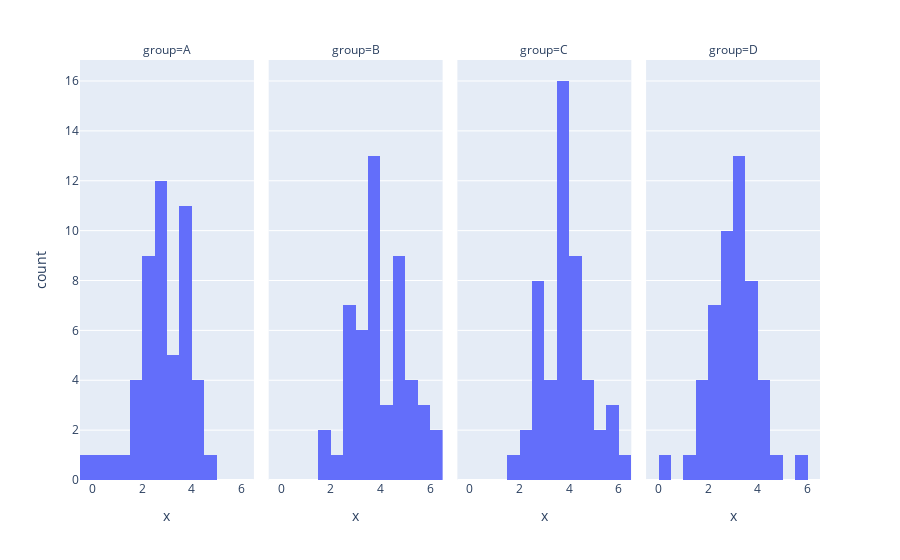

Notebook code for this chart:
### Code cell
# x histograms by group
plotly.offline.iplot(
    plotly.express.histogram(data1, x = "x", facet_col = "group")
)

### Figure 1 — Plotly figure (JSON) as saved in the notebook; plotly's stock layout.template omitted (floating-point values rounded to 4 significant figures)
{"data": [{"alignmentgroup": "True", "bingroup": "x", "hoverlabel": {"namelength": 0}, "hovertemplate": "group=A<br>x=%{x}<br>count=%{y}", "legendgroup": "", "marker": {"color": "#636efa"}, "name": "", "offsetgroup": "", "orientation": "v", "showlegend": false, "type": "histogram", "x": [3.704, 2.31, 2.856, 3.608, 1.491, 3.69, 2.753, 4.033, 0.3498, 3.909, 4.279, 2.525, 2.653, 3.65, 1.938, 3.491, 2.1, 2.341, 2.145, 4.199, 2.885, 3.766, 2.169, 3.796, 3.849, 2.415, 2.001, 4.198, 2.62, 2.937, 3.903, 0.5617, 2.938, 1.855, 3.745, 4.601, 2.506, 2.099, 3.292, 1.765, 2.062, 3.063, 3.145, 2.886, -0.2903, 1.824, 2.595, 3.359, 3.547, 2.94], "xaxis": "x", "yaxis": "y"}, {"alignmentgroup": "True", "bingroup": "x", "hoverlabel": {"namelength": 0}, "hovertemplate": "group=B<br>x=%{x}<br>count=%{y}", "legendgroup": "", "marker": {"color": "#636efa"}, "name": "", "offsetgroup": "", "orientation": "v", "showlegend": false, "type": "histogram", "x": [4.144, 1.636, 1.818, 3.592, 3.393, 3.795, 4.777, 3.87, 4.808, 2.777, 5.202, 4.908, 2.567, 3.538, 4.036, 3.66, 3.352, 5.971, 3.716, 2.594, 2.473, 2.812, 4.81, 3.585, 5.414, 3.924, 5.59, 2.923, 5.065, 4.731, 4.982, 6.038, 3.856, 2.882, 4.654, 5.793, 4.397, 3.789, 4.78, 5.288, 3.069, 6.211, 3.841, 3.847, 4.668, 2.773, 3.294, 3.186, 3.063, 3.632], "xaxis": "x2", "yaxis": "y2"}, {"alignmentgroup": "True", "bingroup": "x", "hoverlabel": {"namelength": 0}, "hovertemplate": "group=C<br>x=%{x}<br>count=%{y}", "legendgroup": "", "marker": {"color": "#636efa"}, "name": "", "offsetgroup": "", "orientation": "v", "showlegend": false, "type": "histogram", "x": [5.739, 3.935, 3.725, 4.8, 3.673, 3.153, 3.499, 4.47, 5.144, 3.573, 4.281, 3.546, 2.389, 2.901, 2.646, 4.754, 3.774, 6.093, 3.815, 4.897, 3.857, 2.984, 4.141, 5.397, 3.779, 4.398, 4.472, 3.631, 3.125, 3.236, 3.986, 4.046, 4.42, 3.773, 3.681, 4.477, 3.93, 1.848, 5.542, 2.568, 4.241, 2.897, 2.784, 5.987, 2.801, 3.681, 4.559, 3.535, 2.918, 2.47], "xaxis": "x3", "yaxis": "y3"}, {"alignmentgroup": "True", "bingroup": "x", "hoverlabel": {"namelength": 0}, "hovertemplate": "group=D<br>x=%{x}<br>count=%{y}", "legendgroup": "", "marker": {"color": "#636efa"}, "name": "", "offsetgroup": "", "orientation": "v", "showlegend": false, "type": "histogram", "x": [3.005, 2.12, 3.002, 4.11, 3.068, 4.352, 1.703, 3.676, 3.613, 2.512, 2.992, 1.76, 4.955, 4.164, 3.99, 3.478, 1.004, 2.574, 3.331, 3.068, 2.213, 3.445, 1.873, 4.061, 2.581, 3.958, 3.931, 2.446, 1.837, 2.475, 3.775, 2.122, 3.229, 2.816, 2.989, 3.083, 5.902, 3.669, 2.644, 2.811, 2.301, 3.366, 3.17, 2.211, 2.873, 0.437, 3.469, 3.781, 3.488, 2.95], "xaxis": "x4", "yaxis": "y4"}], "layout": {"annotations": [{"showarrow": false, "text": "group=A", "x": 0.1175, "xanchor": "center", "xref": "paper", "y": 1, "yanchor": "bottom", "yref": "paper"}, {"showarrow": false, "text": "group=B", "x": 0.3725, "xanchor": "center", "xref": "paper", "y": 1, "yanchor": "bottom", "yref": "paper"}, {"showarrow": false, "text": "group=C", "x": 0.6275, "xanchor": "center", "xref": "paper", "y": 1, "yanchor": "bottom", "yref": "paper"}, {"showarrow": false, "text": "group=D", "x": 0.8825, "xanchor": "center", "xref": "paper", "y": 1, "yanchor": "bottom", "yref": "paper"}], "barmode": "relative", "legend": {"tracegroupgap": 0}, "margin": {"t": 60}, "xaxis": {"anchor": "y", "domain": [0, 0.235], "title": {"text": "x"}}, "xaxis2": {"anchor": "y2", "domain": [0.255, 0.49], "matches": "x", "title": {"text": "x"}}, "xaxis3": {"anchor": "y3", "domain": [0.51, 0.745], "matches": "x", "title": {"text": "x"}}, "xaxis4": {"anchor": "y4", "domain": [0.765, 1.0], "matches": "x", "title": {"text": "x"}}, "yaxis": {"anchor": "x", "domain": [0, 1], "title": {"text": "count"}}, "yaxis2": {"anchor": "x2", "domain": [0, 1], "matches": "y", "showticklabels": false}, "yaxis3": {"anchor": "x3", "domain": [0, 1], "matches": "y", "showticklabels": false}, "yaxis4": {"anchor": "x4", "domain": [0, 1], "matches": "y", "showticklabels": false}}}
